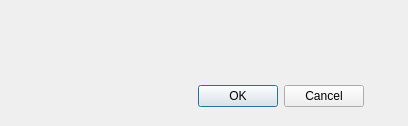
<?xml version="1.0" encoding="UTF-8"?>
<ui version="4.0">
 <class>DialogNext</class>
 <widget class="QDialog" name="DialogNext">
  <property name="geometry">
   <rect>
    <x>0</x>
    <y>0</y>
    <width>408</width>
    <height>126</height>
   </rect>
  </property>
  <property name="windowTitle">
   <string>Input next Reel?</string>
  </property>
  <widget class="QDialogButtonBox" name="buttonBox">
   <property name="geometry">
    <rect>
     <x>180</x>
     <y>80</y>
     <width>201</width>
     <height>32</height>
    </rect>
   </property>
   <property name="locale">
    <locale language="English" country="Australia"/>
   </property>
   <property name="orientation">
    <enum>Qt::Horizontal</enum>
   </property>
   <property name="standardButtons">
    <set>QDialogButtonBox::Cancel|QDialogButtonBox::Ok</set>
   </property>
   <property name="centerButtons">
    <bool>true</bool>
   </property>
  </widget>
 </widget>
 <resources/>
 <connections>
  <connection>
   <sender>buttonBox</sender>
   <signal>accepted()</signal>
   <receiver>DialogNext</receiver>
   <slot>accept()</slot>
   <hints>
    <hint type="sourcelabel">
     <x>248</x>
     <y>254</y>
    </hint>
    <hint type="destinationlabel">
     <x>157</x>
     <y>274</y>
    </hint>
   </hints>
  </connection>
  <connection>
   <sender>buttonBox</sender>
   <signal>rejected()</signal>
   <receiver>DialogNext</receiver>
   <slot>reject()</slot>
   <hints>
    <hint type="sourcelabel">
     <x>316</x>
     <y>260</y>
    </hint>
    <hint type="destinationlabel">
     <x>286</x>
     <y>274</y>
    </hint>
   </hints>
  </connection>
 </connections>
</ui>
